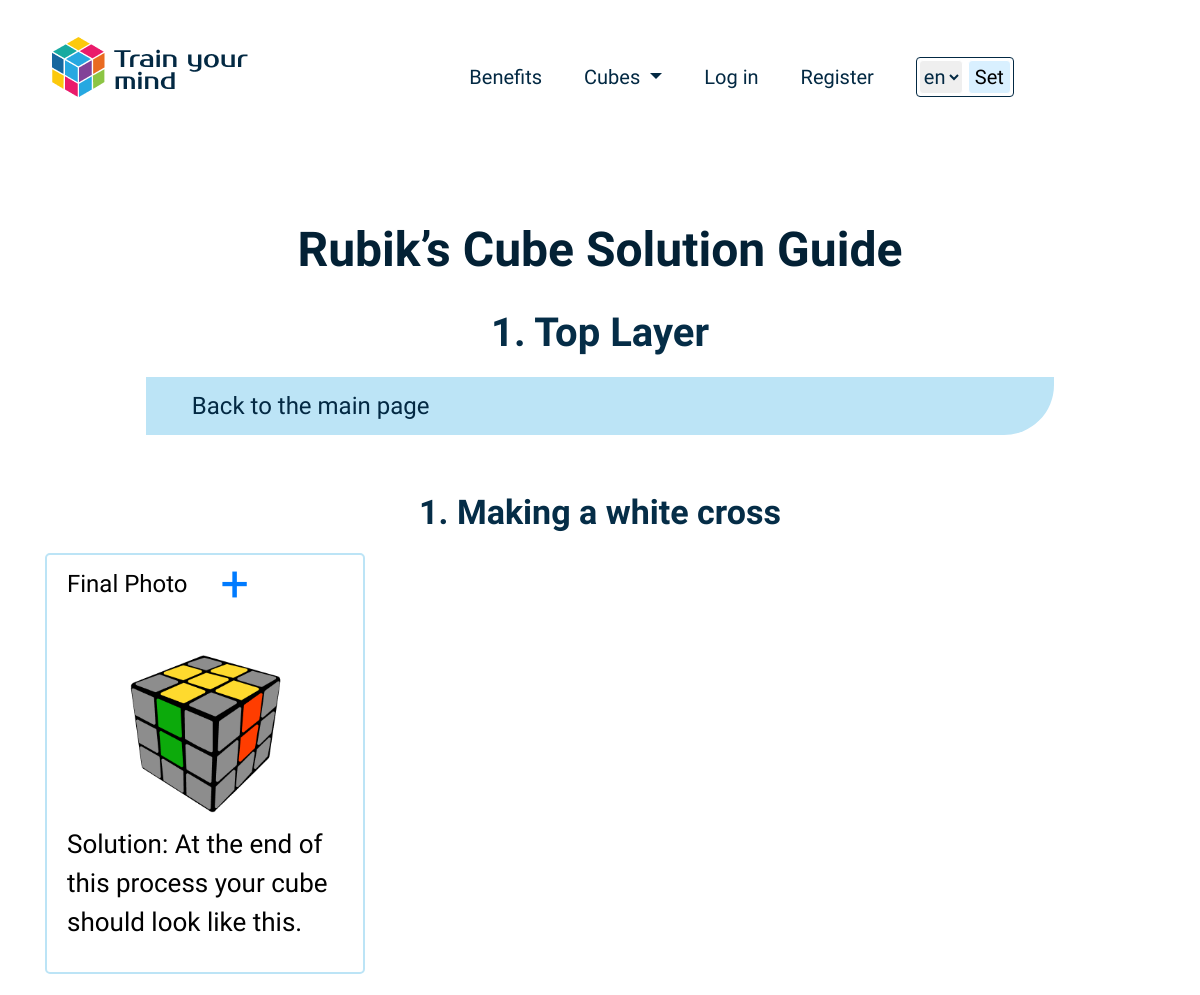
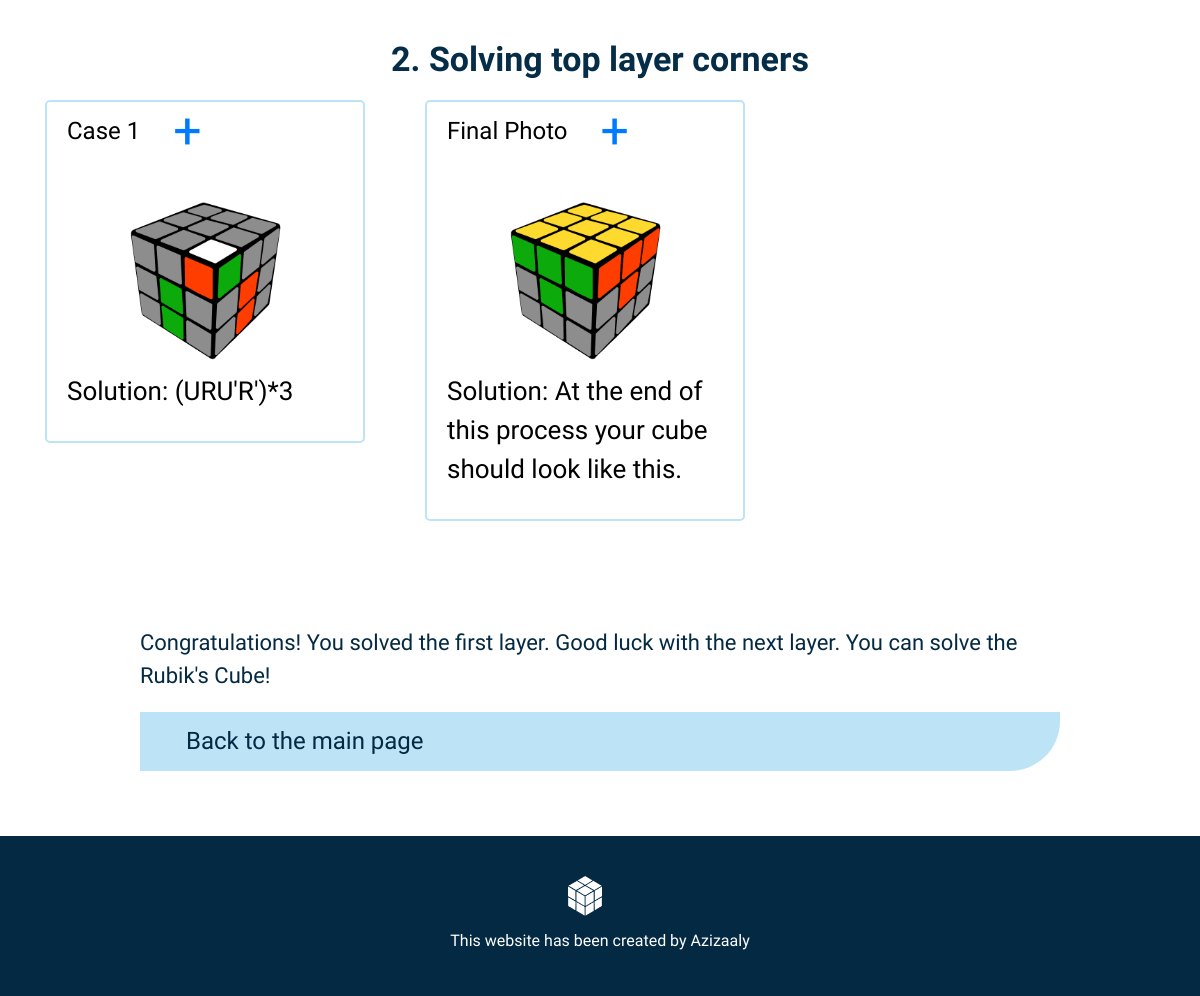
Page /step/1/ on the committed database (2 pictures, top to bottom).
### cubic/models.py (models this page shows, shortened)
class Cubes(models.Model):
    name_en = models.CharField(max_length=100)
    text_en = models.TextField(null=True, blank=True)
    congra_text_en = models.TextField(null=True, blank=True)
    name_uz = models.CharField(max_length=100)
    text_uz = models.TextField(null=True, blank=True)
    congra_text_uz = models.TextField(null=True, blank=True)

class Steps(models.Model):
    cube = models.ForeignKey(Cubes, related_name="steps", on_delete=models.CASCADE)
    step_name_en = models.CharField(max_length=100)
    congra_text_en = models.TextField(null=True, blank=True)
    step_name_uz = models.CharField(max_length=100)
    congra_text_uz = models.TextField(null=True, blank=True)

class StepsStep(models.Model):
    main_step = models.ForeignKey(Steps, related_name="step", on_delete=models.CASCADE)
    step_name_en = models.CharField(max_length=100)
    extra_text_en = models.TextField(null=True, blank=True)
    step_name_uz = models.CharField(max_length=100)
    extra_text_uz = models.TextField(null=True, blank=True)

class Card(models.Model):
    step = models.ForeignKey(StepsStep, related_name="cards", on_delete=models.CASCADE)
    img = models.ImageField(upload_to='cubes/solution')
    solution = models.CharField(max_length=100)
    saved = models.ManyToManyField(User, related_name="saved_solution_card", blank=True)
    name_en = models.CharField(max_length=100)
    extra_text_en = models.TextField(null=True, blank=True)
    name_uz = models.CharField(max_length=100)
    extra_text_uz = models.TextField(null=True, blank=True)
    solution_uz = models.CharField(max_length=100, null=True, blank=True)

### cubic/views.py (the view)
# urls.py: path("step/<int:pk>/", views.StepDetailView.as_view(), name="step-detail"),
class StepDetailView(DetailView):
    model = Steps
    template_name = "cubic/step.html"
    context_object_name = "step"
    def get_context_data(self, *args, **kwargs):
        context = super(StepDetailView, self).get_context_data(*args, **kwargs)
        step = get_object_or_404(Steps, id=self.kwargs['pk'])
        cube = step.cube
        cubes = Cubes.objects.all()
        cards = Card.objects.all()
        saved_cards = []
        for item in cards:
            if item.saved.filter(id=self.request.user.id).exists():
                    saved_cards.append(item)
        context['saved_cards'] = saved_cards
        context["cubes"] = cubes
        context["cube"] = cube
        return context

### cubic/templates/cubic/step.html (shortened to what this page needs)
{% extends "cubic/layout.html" %}
{% load i18n %}
{% load static %}
{% block body %}
<header class="header">
    <div class="container">
        <div class="row">
            <div class="col-lg-12">
                <div class="process">
                    <h1>
                        {% get_current_language as LANGUAGE_CODE %}
                        {% if LANGUAGE_CODE == 'uz' %}
                            {{cube.name_uz}} bo`yicha qo`llanma
                        {% else %}
                            {{cube.name_en}} Solution Guide
                        {% endif %}
                    </h1>
                    <h2 class="step_name">
                        {% if LANGUAGE_CODE == 'uz' %}
                            {{step.step_name_uz}}
                        {% else %}
                            {{step.step_name_en}}
                        {% endif %}
                    </h2>
                </div>
            </div>
        </div>
        <div class="row">
            <div class="col-lg-10 m-auto">
                <a class="step-title" href="{% url 'cube-detail' cube.id %}">
                    <div class="step__box d-flex">
                        <h4 class="step__box__name">
                            {% if LANGUAGE_CODE == 'uz' %}
                                Asosiy sahifaga
                            {% else %}
                                Back to the main page
                            {% endif %}
                        </h4>
                    </div>
                </a>
            </div>
        </div>
    </div>
</header>
<section class="steps">
    <div class="container">
        {% for step in step.step.all %}
        <div class="row">
            <div class="col-lg-12">
                <h2 class="steps_step_name">
                    {% if LANGUAGE_CODE == 'uz' %}
                        {{step.step_name_uz}}
                    {% else %}
                        {{step.step_name_en}}
                    {% endif %}
                </h2>
            </div>
        </div>
        <div class="row">
            {% for card in step.cards.all %}
                <div class="col-lg-4">
                    <div class="cube-card card">
                        <div class="card_name_box d-flex">
                            <h4 class="card__name-text">
                                {% if LANGUAGE_CODE == 'uz' %}
                                    {{card.name_uz}}
                                {% else %}
                                    {{card.name_en}}
                                {% endif %}
                            </h4>
                            <form action="{% url 'save-remove' card.pk %}" method="POST">
                                    <button type="submit" name="card_id" value="{{card.id}}" class="ml-auto card-save-button btn btn-link">
                                        {% if card  in saved_cards %}
                                            -
                                        {% else %}
                                            +
                                        {% endif %}
                                    </button>
                            </form>
                        </div>
                        <img class="cube-card-img m-auto"  src="{{ card.img.url }}" alt="case photo">
                        <p class="card__solution-text">
                            {% if LANGUAGE_CODE == 'uz' %}
                                Yechim:
                                {% if card.solution_uz %}
                                    {{card.solution_uz}}
                                {% else %}
                                    {{card.solution|safe}}
                                {% endif %}
                            {% else %}
                                Solution: {{card.solution|safe}}
                            {% endif %}
                        </p>
                    </div>
                </div>
            {% endfor %}
        </div>
        {% endfor %}
    </div>
</section>
<section class="congratulations">
    <div class="container">
        <div class="row">
            <div class="col-lg-10 m-auto">
                <p class="congra__text">
                    {% if LANGUAGE_CODE == 'uz' %}
                        {{step.congra_text_uz}}
                    {% else %}
                        {{step.congra_text_en}}
                    {% endif %}
                </p>
            </div>
        </div>
        <div class="row">
            <div class="col-lg-10 m-auto">
                <a class="step-title" href="{% url 'cube-detail' cube.id %}">
                    <div class="step__box d-flex">
                        <h4 class="step__box__name">
                            {% if LANGUAGE_CODE == 'uz' %}
                                Asosiy sahifaga
                            {% else %}
                                Back to the main page
                            {% endif %}
                        </h4>
                    </div>
                </a>
            </div>
        </div>
    </div>
</section>
{% endblock %}

### cubic/static/cubic/main.css (style rules this page uses)
body { padding: 0; margin: 0; font-family: 'Quantico', sans-serif; font-size: 26px; color: #010101; }
h1, h2, h3, h4, h5, h6, p { margin: 0; padding: 0; }
* { box-sizing: border-box; }
.step__box__name { color: #032943; }
.header { padding: 37px; }
.process { margin-top: 30px; }
h1 { margin: 0 auto; text-align:center; font-weight: 700; font-size: 48px; margin-bottom: 30px; color: #032135; }
.step_name { margin: 0 auto; text-align:center; font-weight: 700; font-size: 40px; margin-bottom: 20px; color: #052d47; }
.steps_step_name { margin: 0 auto; text-align:center; font-weight: 700; font-size: 34px; margin-bottom: 20px; color: #052d47; font-family: ABeeZee; }
.step__box { background: #BCE4F6; border-radius: 0px 0px 50px 0px; padding: 15px 46px; margin-bottom: 20px; }
.card__name-text { margin: 15px 20px; }
.card__solution-text { margin: 10px 20px; }
.cube-card { border-radius: 5px; border: 2px solid #BCE4F6; width: 320px; margin-bottom: 60px; }
.cube-card img { height: 160px; }
.congratulations { margin: 45px 0; }
.congra__text { font-size: 22px; margin-bottom: 20px; font-family: ABeeZee; color: #032943; }
.card-save-button { margin-left: auto; margin-top: -15px; margin-right: 20px; font-size: 50px; }

### rows in the picture
Cubes: name_en "Rubik’s Cube"
Steps: step_name_en "1. Top Layer", congra_text_en "Congratulations! You solved the first layer. Good luck with the next layer. You can solve the Rubik's Cube!"
StepsStep: step_name_en "1. Making a white cross"
Card: name_en "Final Photo", {{ card.id }} 1 (drawn), img (picture), solution "At the end of this process your cube should look like this."
StepsStep: step_name_en "2. Solving top layer corners"
Card: name_en "Case 1", {{ card.id }} 2 (drawn), img (picture), solution "(URU'R')*3"
Card: name_en "Final Photo", {{ card.id }} 3 (drawn), img (picture), solution "At the end of this process your cube should look like this."
